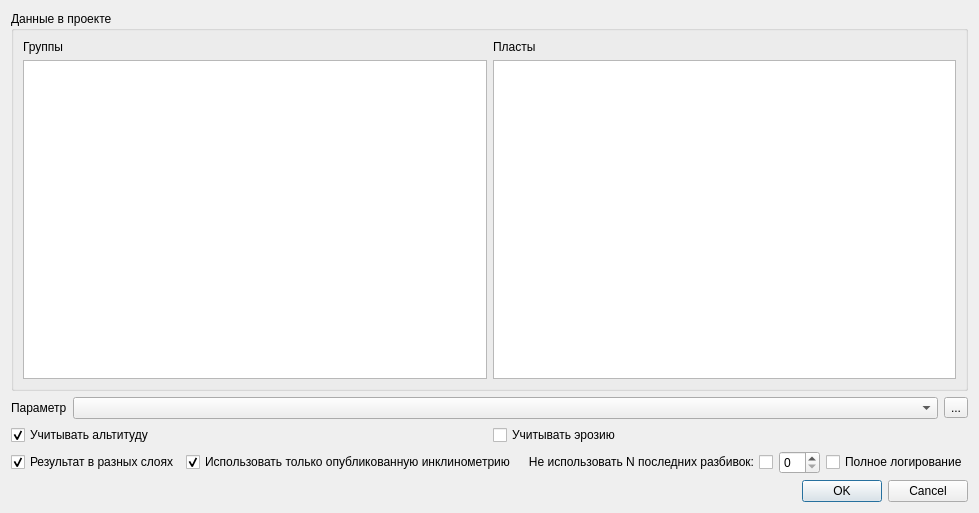
<?xml version="1.0" encoding="UTF-8"?>
<ui version="4.0">
 <class>Dialog</class>
 <widget class="QDialog" name="Dialog">
  <property name="geometry">
   <rect>
    <x>0</x>
    <y>0</y>
    <width>737</width>
    <height>513</height>
   </rect>
  </property>
  <property name="windowTitle">
   <string>Координаты пластопересечения</string>
  </property>
  <layout class="QGridLayout" name="gridLayout_2">
   <item row="0" column="0">
    <widget class="QGroupBox" name="mainGroupBox">
     <property name="title">
      <string>Данные в проекте</string>
     </property>
     <layout class="QGridLayout" name="gridLayout">
      <item row="0" column="0">
       <widget class="QLabel" name="label">
        <property name="text">
         <string>Группы</string>
        </property>
       </widget>
      </item>
      <item row="0" column="1">
       <widget class="QLabel" name="label_3">
        <property name="text">
         <string>Пласты</string>
        </property>
       </widget>
      </item>
      <item row="1" column="0">
       <widget class="QListWidget" name="zonationListWidget">
        <property name="selectionMode">
         <enum>QAbstractItemView::ExtendedSelection</enum>
        </property>
        <property name="sortingEnabled">
         <bool>true</bool>
        </property>
       </widget>
      </item>
      <item row="1" column="1">
       <widget class="QListWidget" name="zoneListWidget">
        <property name="autoScroll">
         <bool>true</bool>
        </property>
        <property name="alternatingRowColors">
         <bool>true</bool>
        </property>
        <property name="selectionMode">
         <enum>QAbstractItemView::SingleSelection</enum>
        </property>
        <property name="sortingEnabled">
         <bool>false</bool>
        </property>
       </widget>
      </item>
     </layout>
    </widget>
   </item>
   <item row="1" column="0">
    <widget class="QFrame" name="mParameterFrame">
     <property name="frameShape">
      <enum>QFrame::NoFrame</enum>
     </property>
     <property name="frameShadow">
      <enum>QFrame::Raised</enum>
     </property>
     <layout class="QGridLayout" name="gridLayout_3" columnstretch="0,1,0">
      <property name="leftMargin">
       <number>0</number>
      </property>
      <property name="topMargin">
       <number>0</number>
      </property>
      <property name="rightMargin">
       <number>0</number>
      </property>
      <property name="bottomMargin">
       <number>0</number>
      </property>
      <item row="0" column="2">
       <widget class="QToolButton" name="mParamToolButton">
        <property name="text">
         <string>...</string>
        </property>
       </widget>
      </item>
      <item row="0" column="0">
       <widget class="QLabel" name="label_2">
        <property name="text">
         <string>Параметр</string>
        </property>
       </widget>
      </item>
      <item row="0" column="1">
       <widget class="QComboBox" name="mParamComboBox"/>
      </item>
      <item row="1" column="0" colspan="3">
       <layout class="QHBoxLayout" name="horizontalLayout">
        <property name="topMargin">
         <number>0</number>
        </property>
        <item>
         <widget class="QCheckBox" name="mUseElevation">
          <property name="text">
           <string>Учитывать альтитуду</string>
          </property>
          <property name="checked">
           <bool>true</bool>
          </property>
         </widget>
        </item>
        <item>
         <widget class="QCheckBox" name="mUseErosion">
          <property name="text">
           <string>Учитывать эрозию</string>
          </property>
         </widget>
        </item>
       </layout>
      </item>
     </layout>
    </widget>
   </item>
   <item row="3" column="0">
    <layout class="QHBoxLayout" name="horizontalLayout_2">
     <item>
      <widget class="QCheckBox" name="mTwoLayers">
       <property name="text">
        <string>Результат в разных слоях</string>
       </property>
       <property name="checked">
        <bool>true</bool>
       </property>
      </widget>
     </item>
     <item>
      <widget class="QCheckBox" name="isOnlyPublicDeviChkBox">
       <property name="text">
        <string>Использовать только опубликованную инклинометрию</string>
       </property>
       <property name="checked">
        <bool>true</bool>
       </property>
      </widget>
     </item>
     <item>
      <layout class="QHBoxLayout" name="notUseLastZoneLay">
       <item>
        <widget class="QCheckBox" name="notUseLastZoneChkBox">
         <property name="sizePolicy">
          <sizepolicy hsizetype="Minimum" vsizetype="Fixed">
           <horstretch>8</horstretch>
           <verstretch>0</verstretch>
          </sizepolicy>
         </property>
         <property name="layoutDirection">
          <enum>Qt::RightToLeft</enum>
         </property>
         <property name="text">
          <string>Не использовать N последних разбивок:</string>
         </property>
        </widget>
       </item>
       <item>
        <widget class="QSpinBox" name="notUseLastZoneNum">
         <property name="sizePolicy">
          <sizepolicy hsizetype="Minimum" vsizetype="Fixed">
           <horstretch>1</horstretch>
           <verstretch>0</verstretch>
          </sizepolicy>
         </property>
        </widget>
       </item>
      </layout>
     </item>
     <item>
      <widget class="QCheckBox" name="isDebugChkBox">
       <property name="text">
        <string>Полное логирование</string>
       </property>
      </widget>
     </item>
    </layout>
   </item>
   <item row="9" column="0">
    <widget class="QDialogButtonBox" name="buttonBox">
     <property name="orientation">
      <enum>Qt::Horizontal</enum>
     </property>
     <property name="standardButtons">
      <set>QDialogButtonBox::Cancel|QDialogButtonBox::Ok</set>
     </property>
    </widget>
   </item>
  </layout>
 </widget>
 <resources/>
 <connections>
  <connection>
   <sender>buttonBox</sender>
   <signal>accepted()</signal>
   <receiver>Dialog</receiver>
   <slot>accept()</slot>
   <hints>
    <hint type="sourcelabel">
     <x>266</x>
     <y>430</y>
    </hint>
    <hint type="destinationlabel">
     <x>157</x>
     <y>274</y>
    </hint>
   </hints>
  </connection>
  <connection>
   <sender>buttonBox</sender>
   <signal>rejected()</signal>
   <receiver>Dialog</receiver>
   <slot>reject()</slot>
   <hints>
    <hint type="sourcelabel">
     <x>334</x>
     <y>430</y>
    </hint>
    <hint type="destinationlabel">
     <x>286</x>
     <y>274</y>
    </hint>
   </hints>
  </connection>
  <connection>
   <sender>mParamToolButton</sender>
   <signal>clicked()</signal>
   <receiver>Dialog</receiver>
   <slot>mParamToolButton_clicked()</slot>
   <hints>
    <hint type="sourcelabel">
     <x>727</x>
     <y>375</y>
    </hint>
    <hint type="destinationlabel">
     <x>574</x>
     <y>322</y>
    </hint>
   </hints>
  </connection>
 </connections>
 <slots>
  <slot>mParamToolButton_clicked()</slot>
 </slots>
</ui>
